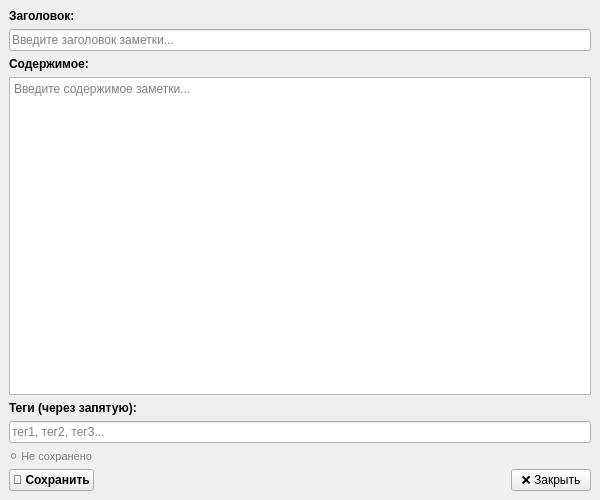
<?xml version="1.0" encoding="UTF-8"?>
<ui version="4.0">
 <class>NoteEditorWindow</class>
 <widget class="QMainWindow" name="NoteEditorWindow">
  <property name="geometry">
   <rect>
    <x>0</x>
    <y>0</y>
    <width>600</width>
    <height>500</height>
   </rect>
  </property>
  <property name="minimumSize">
   <size>
    <width>600</width>
    <height>500</height>
   </size>
  </property>
  <property name="windowTitle">
   <string>Редактор заметки</string>
  </property>
  <widget class="QWidget" name="centralwidget">
   <layout class="QVBoxLayout" name="verticalLayout">
    <item>
     <widget class="QLabel" name="title_label">
      <property name="text">
       <string>Заголовок:</string>
      </property>
      <property name="styleSheet">
       <string notr="true">font-weight: bold;</string>
      </property>
     </widget>
    </item>
    <item>
     <widget class="QLineEdit" name="title_input">
      <property name="placeholderText">
       <string>Введите заголовок заметки...</string>
      </property>
     </widget>
    </item>
    <item>
     <widget class="QLabel" name="content_label">
      <property name="text">
       <string>Содержимое:</string>
      </property>
      <property name="styleSheet">
       <string notr="true">font-weight: bold;</string>
      </property>
     </widget>
    </item>
    <item>
     <widget class="QTextEdit" name="content_editor">
      <property name="placeholderText">
       <string>Введите содержимое заметки...</string>
      </property>
      <property name="acceptRichText">
       <bool>true</bool>
      </property>
     </widget>
    </item>
    <item>
     <widget class="QLabel" name="tags_label">
      <property name="text">
       <string>Теги (через запятую):</string>
      </property>
      <property name="styleSheet">
       <string notr="true">font-weight: bold;</string>
      </property>
     </widget>
    </item>
    <item>
     <widget class="QLineEdit" name="tags_input">
      <property name="placeholderText">
       <string>тег1, тег2, тег3...</string>
      </property>
     </widget>
    </item>
    <item>
     <widget class="QLabel" name="status_label">
      <property name="text">
       <string>⚪ Не сохранено</string>
      </property>
      <property name="styleSheet">
       <string notr="true">color: gray; font-size: 11px;</string>
      </property>
     </widget>
    </item>
    <item>
     <layout class="QHBoxLayout" name="button_layout">
      <item>
       <widget class="QPushButton" name="save_btn">
        <property name="text">
         <string>💾 Сохранить</string>
        </property>
        <property name="styleSheet">
         <string notr="true">font-weight: bold;</string>
        </property>
       </widget>
      </item>
      <item>
       <spacer name="horizontalSpacer">
        <property name="orientation">
         <enum>Qt::Horizontal</enum>
        </property>
        <property name="sizeHint" stdset="0">
         <size>
          <width>40</width>
          <height>20</height>
         </size>
        </property>
       </spacer>
      </item>
      <item>
       <widget class="QPushButton" name="cancel_btn">
        <property name="text">
         <string>❌ Закрыть</string>
        </property>
       </widget>
      </item>
     </layout>
    </item>
   </layout>
  </widget>
 </widget>
 <resources/>
 <connections/>
</ui>
